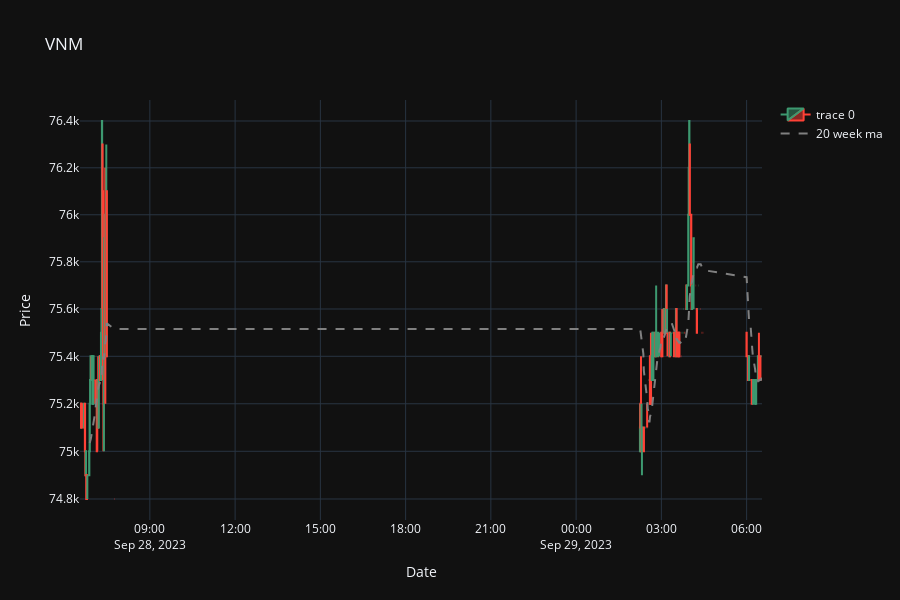

The code cell stored with this chart in its notebook:
### Code cell
fig = go.Figure(data=[go.Candlestick(x=data['Date'],
                open=data['open'],
                high=data['high'],
                low=data['low'],
                close=data['close'],)])

fig.add_trace(
    go.Scatter(
        x=data['Date'],
        y=data['20wma'],
        name='20 week ma',
        line=dict(color='grey', width=2, dash='dash')
    )
)
# Update the layout to allow zooming by day, month, and hour
fig.update_xaxes(
    rangeslider_visible=False,
    rangeselector=dict(
        # buttons=list([
        #     dict(count=1, label="1D", step="day", stepmode="todate"),
        #     dict(count=1, label="1M", step="month", stepmode="todate"),
        #     dict(step="all")
        # ]),
        bgcolor='lightgrey',  # Set the background color of the button area
        activecolor='blue'  # Set the color of the active button
    ),
    rangebreaks=[
        dict(bounds=["sat", "mon"]),  # hide weekends, eg. hide sat to before mon
        # dict(bounds=[16, 9.5], pattern="hour"),  # hide hours outside of 9.30am-4pm
    ]
)

fig.update_yaxes(type="log")

fig.update_layout(
    height=600,
    xaxis_rangeslider_visible=False, 
    template='plotly_dark',
    xaxis_title='Date', 
    yaxis_title='Price', 
    title='VNM', 
)

fig.show()

### Figure 1 — Plotly figure (JSON) as saved in the notebook; plotly's stock layout.template omitted (floating-point values rounded to 4 significant figures; data arrays with more than 128 entries replaced by an {"elided": "..."} marker saying what was removed)
{"data": [{"close": {"elided": "199 int values"}, "high": {"elided": "199 int values"}, "low": {"elided": "199 int values"}, "open": {"elided": "199 int values"}, "type": "candlestick", "x": {"elided": "199 str values"}}, {"line": {"color": "grey", "dash": "dash", "width": 2}, "name": "20 week ma", "type": "scatter", "x": {"elided": "199 str values"}, "y": {"elided": "199 int values"}}], "layout": {"height": 600, "title": {"text": "VNM"}, "xaxis": {"rangebreaks": [{"bounds": ["sat", "mon"]}], "rangeselector": {"activecolor": "blue", "bgcolor": "lightgrey"}, "rangeslider": {"visible": false}, "title": {"text": "Date"}}, "yaxis": {"title": {"text": "Price"}, "type": "log"}}}
